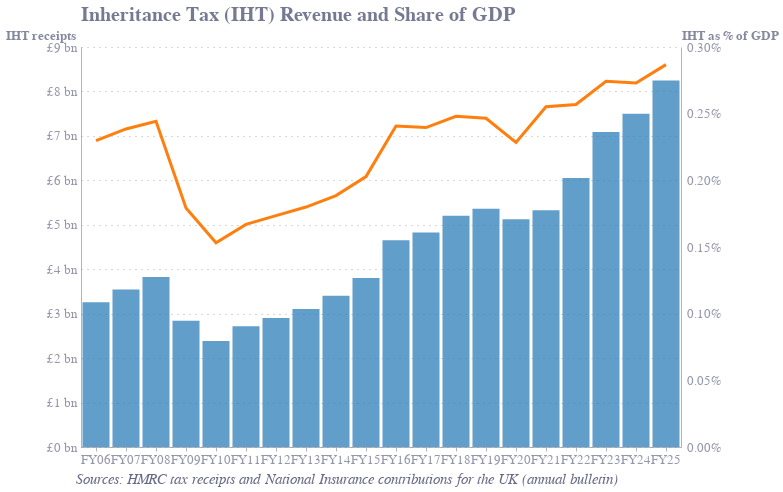

Here is the notebook cell this chart was saved with:
### Code cell
# Create base chart
base = alt.Chart(inht_gdp)

# IHT bars (left y-axis)
bars = base.mark_bar(
    opacity=0.7,
    color='#1f77b4'
).encode(
    x=alt.X('FY:O', title=None, axis=alt.Axis(labelFontSize=12.5)),
    y=alt.Y('IHT:Q', 
                title='IHT receipts', 
                scale=alt.Scale(zero=True), 
                axis=alt.Axis(titleX=-76, titleFontSize=12.5, labelFontSize=12.5, labelExpr='"£" + datum.value / 1000 + " bn"')),
    #tooltip=[
    #    alt.Tooltip('FY:O', title='Financial Year'),
    #    alt.Tooltip('SDLT:Q', title='SDLT Revenue', format='£,.0f'),
        #alt.Tooltip('SDLT as % of GDP:Q', title='SDLT as % of GDP', format='.2%')
    #]
)

# SDLT as % of GDP line (right y-axis)
line = base.mark_line(
    color='#ff7f0e',
    strokeWidth=3,
    point=False
).encode(
    x='FY:O',
    y=alt.Y('IHT as % of GDP:Q', 
            title='IHT as % of GDP',
            scale=alt.Scale(zero=True),
            axis=alt.Axis(format=',.2%', titleX=0, titleFontSize=12.5, labelFontSize=12.5)),
    #tooltip=[
        #alt.Tooltip('FY:O', title='Financial Year'),
        #alt.Tooltip('SDLT:Q', title='SDLT Revenue', format='£,.0f'),
        #alt.Tooltip('SDLT as % of GDP:Q', title='SDLT as % of GDP', format='.2%')
    #]
)

footnote = alt.Chart(pd.DataFrame({'text': [
    "Sources: HMRC tax receipts and National Insurance contributions for the UK (annual bulletin)"
]})).mark_text(
    align='left',
    baseline='top',
    fontSize=15,
    fontStyle='italic',
    dy=225,
    x=-12.5
).encode(
    text='text'
)

# Combine charts with dual y-axes
chart = alt.layer(
    bars,
    line,
    footnote
).resolve_scale(
    y='independent'
).properties(
    width=600,
    height=400,
    title='Inheritance Tax (IHT) Revenue and Share of GDP',
).configure_title(
    fontSize=20
)

chart

### Figure 1 — Vega-Lite specification as saved in the notebook (floating-point values rounded to 4 significant figures)
{"config": {"font": "Circular Std", "text": {"color": "#676A86", "align": "left", "baseline": "middle", "dx": 7, "dy": 0, "fontSize": 11}, "view": {"stroke": null, "continuousWidth": 400, "continuousHeight": 300, "discreteWidth": 400, "discreteHeight": 300}, "range": {"category": ["#36B7B4", "#E6224B", "#F4C245", "#0063AF", "#00A767", "#179FDB", "#EB5C2E"], "diverging": ["#E6224B", "#E54753", "#C9C9C9", "#179FDB", "#122B39"], "heatmap": ["#C9C9C9", "#179FDB", "#0063AF", "#122B39"], "ordinal": ["#00A767", "#36B7B4", "#179FDB", "#0063AF", "#243B5A"]}, "bar": {"color": "#179fdb"}, "line": {"color": "#e6224b"}, "rule": {"color": "#676A86"}, "area": {"opacity": 0.3}, "point": {"filled": true, "size": 80, "color": "#e6224b", "opacity": 0.95}, "geoshape": {"stroke": "white", "strokeWidth": 0.3}, "rect": {"fill": "#d6d4d4", "opacity": 0.3}, "axis": {"labelColor": "#676A86", "labelFontSize": 11, "labelFont": "Circular Std", "labelOpacity": 0.7, "tickColor": "#676A86", "tickOpacity": 0.5, "domainColor": "#676A86", "domainOpacity": 0.5, "gridColor": "#676A86", "gridDash": [2, 2], "gridOpacity": 0.5, "title": null, "titleColor": "#676A86", "titleOpacity": 0.8, "tickSize": 4}, "axisXDiscrete": {"grid": false, "labelAngle": 0, "tickCount": 10, "tickOpacity": 0.5, "title": null}, "axisYDiscrete": {"ticks": false, "labelPadding": 5}, "axisXTemporal": {"grid": false, "ticks": true}, "axisXQuantitative": {"grid": true}, "axisYQuantitative": {"gridColor": "#676A86", "gridDash": [1, 5], "gridOpacity": 0.5, "ticks": false, "labelPadding": 5, "tickCount": 8, "titleAngle": 0, "titleAlign": "left", "titleBaseline": "bottom", "titleX": 0, "titleY": -5}, "title": {"color": "#676A86E6", "subtitleColor": "#676A86", "font": "Circular Std", "subtitleFont": "Circular Std", "anchor": "start", "fontSize": 20, "subtitleFontSize": 12, "subtitlePadding": 4, "offset": 0, "frame": "group"}, "legend": {"titleColor": "#122b39", "title": null, "labelColor": "#122b39", "labelFontSize": 11}}, "layer": [{"data": {"name": "data-d325886fcecae22b84f3b14b8171b222"}, "mark": {"type": "bar", "color": "#1f77b4", "opacity": 0.7}, "encoding": {"x": {"axis": {"labelFontSize": 12.5}, "field": "FY", "title": null, "type": "ordinal"}, "y": {"axis": {"labelExpr": "\"£\" + datum.value / 1000 + \" bn\"", "labelFontSize": 12.5, "titleFontSize": 12.5, "titleX": -76}, "field": "IHT", "scale": {"zero": true}, "title": "IHT receipts", "type": "quantitative"}}}, {"data": {"name": "data-d325886fcecae22b84f3b14b8171b222"}, "mark": {"type": "line", "color": "#ff7f0e", "point": false, "strokeWidth": 3}, "encoding": {"x": {"field": "FY", "type": "ordinal"}, "y": {"axis": {"format": ",.2%", "labelFontSize": 12.5, "titleFontSize": 12.5, "titleX": 0}, "field": "IHT as % of GDP", "scale": {"zero": true}, "title": "IHT as % of GDP", "type": "quantitative"}}}, {"data": {"name": "data-56d7086b6b1ce1ec7397c13def6d8af9"}, "mark": {"type": "text", "align": "left", "baseline": "top", "dy": 225, "fontSize": 15, "fontStyle": "italic", "x": -12.5}, "encoding": {"text": {"field": "text", "type": "nominal"}}}], "height": 400, "resolve": {"scale": {"y": "independent"}}, "title": "Inheritance Tax (IHT) Revenue and Share of GDP", "width": 600, "$schema": "https://vega.github.io/schema/vega-lite/v5.20.1.json", "datasets": {"data-d325886fcecae22b84f3b14b8171b222": [{"FY": "FY06", "IHT": 3259.0, "GDP": 1418000.0, "IHT as % of GDP": 0.002298}, {"FY": "FY07", "IHT": 3545.0, "GDP": 1486000.0, "IHT as % of GDP": 0.002385}, {"FY": "FY08", "IHT": 3824.0, "GDP": 1566000.0, "IHT as % of GDP": 0.002442}, {"FY": "FY09", "IHT": 2839.0, "GDP": 1583000.0, "IHT as % of GDP": 0.001793}, {"FY": "FY10", "IHT": 2384.0, "GDP": 1557000.0, "IHT as % of GDP": 0.001531}, {"FY": "FY11", "IHT": 2718.0, "GDP": 1628000.0, "IHT as % of GDP": 0.00167}, {"FY": "FY12", "IHT": 2903.0, "GDP": 1673000.0, "IHT as % of GDP": 0.001735}, {"FY": "FY13", "IHT": 3105.0, "GDP": 1725000.0, "IHT as % of GDP": 0.0018}, {"FY": "FY14", "IHT": 3402.0, "GDP": 1804000.0, "IHT as % of GDP": 0.001886}, {"FY": "FY15", "IHT": 3804.0, "GDP": 1875000.0, "IHT as % of GDP": 0.002028}, {"FY": "FY16", "IHT": 4650.0, "GDP": 1932000.0, "IHT as % of GDP": 0.002407}, {"FY": "FY17", "IHT": 4824.0, "GDP": 2014000.0, "IHT as % of GDP": 0.002396}, {"FY": "FY18", "IHT": 5205.0, "GDP": 2099000.0, "IHT as % of GDP": 0.00248}, {"FY": "FY19", "IHT": 5359.0, "GDP": 2174000.0, "IHT as % of GDP": 0.002465}, {"FY": "FY20", "IHT": 5122.0, "GDP": 2242000.0, "IHT as % of GDP": 0.002285}, {"FY": "FY21", "IHT": 5326.0, "GDP": 2087000.0, "IHT as % of GDP": 0.002551}, {"FY": "FY22", "IHT": 6054.0, "GDP": 2357000.0, "IHT as % of GDP": 0.002569}, {"FY": "FY23", "IHT": 7087.0, "GDP": 2583000.0, "IHT as % of GDP": 0.002744}, {"FY": "FY24", "IHT": 7499.0, "GDP": 2747000.0, "IHT as % of GDP": 0.00273}, {"FY": "FY25", "IHT": 8249.0, "GDP": 2877000.0, "IHT as % of GDP": 0.002868}], "data-56d7086b6b1ce1ec7397c13def6d8af9": [{"text": "Sources: HMRC tax receipts and National Insurance contributions for the UK (annual bulletin)"}]}}
